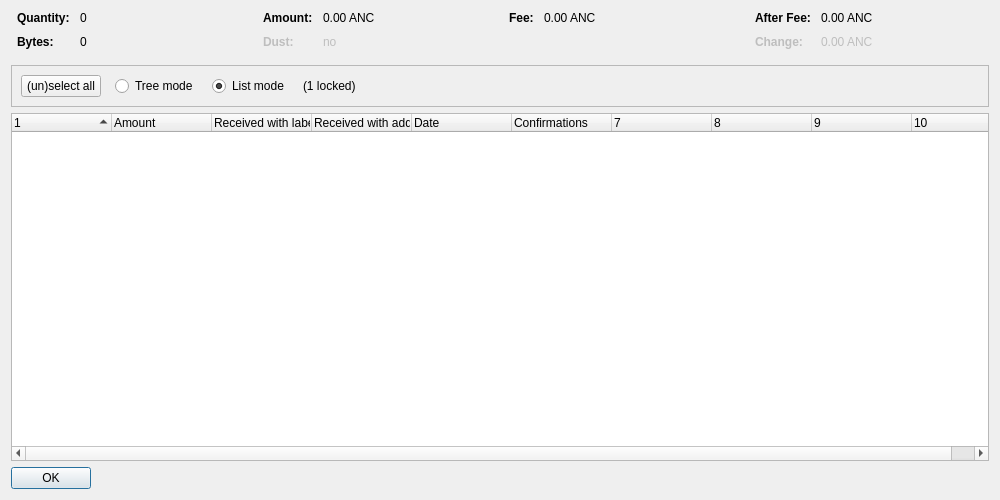
<?xml version="1.0" encoding="UTF-8"?>
<ui version="4.0">
 <class>CoinControlDialog</class>
 <widget class="QDialog" name="CoinControlDialog">
  <property name="geometry">
   <rect>
    <x>0</x>
    <y>0</y>
    <width>1000</width>
    <height>500</height>
   </rect>
  </property>
  <property name="windowTitle">
   <string>Coin Selection</string>
  </property>
  <layout class="QVBoxLayout" name="verticalLayout">
   <item>
    <layout class="QHBoxLayout" name="horizontalLayoutTop" stretch="0,0,0,0">
     <property name="topMargin">
      <number>0</number>
     </property>
     <property name="bottomMargin">
      <number>10</number>
     </property>
     <item>
      <layout class="QFormLayout" name="formLayoutCoinControl1">
       <property name="horizontalSpacing">
        <number>10</number>
       </property>
       <property name="verticalSpacing">
        <number>10</number>
       </property>
       <property name="leftMargin">
        <number>6</number>
       </property>
       <property name="rightMargin">
        <number>6</number>
       </property>
       <item row="0" column="0">
        <widget class="QLabel" name="labelCoinControlQuantityText">
         <property name="font">
          <font>
           <weight>75</weight>
           <bold>true</bold>
          </font>
         </property>
         <property name="text">
          <string>Quantity:</string>
         </property>
        </widget>
       </item>
       <item row="0" column="1">
        <widget class="QLabel" name="labelCoinControlQuantity">
         <property name="cursor">
          <cursorShape>IBeamCursor</cursorShape>
         </property>
         <property name="contextMenuPolicy">
          <enum>Qt::ActionsContextMenu</enum>
         </property>
         <property name="text">
          <string notr="true">0</string>
         </property>
         <property name="textInteractionFlags">
          <set>Qt::LinksAccessibleByMouse|Qt::TextSelectableByKeyboard|Qt::TextSelectableByMouse</set>
         </property>
        </widget>
       </item>
       <item row="1" column="0">
        <widget class="QLabel" name="labelCoinControlBytesText">
         <property name="font">
          <font>
           <weight>75</weight>
           <bold>true</bold>
          </font>
         </property>
         <property name="text">
          <string>Bytes:</string>
         </property>
        </widget>
       </item>
       <item row="1" column="1">
        <widget class="QLabel" name="labelCoinControlBytes">
         <property name="cursor">
          <cursorShape>IBeamCursor</cursorShape>
         </property>
         <property name="contextMenuPolicy">
          <enum>Qt::ActionsContextMenu</enum>
         </property>
         <property name="text">
          <string notr="true">0</string>
         </property>
         <property name="textInteractionFlags">
          <set>Qt::LinksAccessibleByMouse|Qt::TextSelectableByKeyboard|Qt::TextSelectableByMouse</set>
         </property>
        </widget>
       </item>
      </layout>
     </item>
     <item>
      <layout class="QFormLayout" name="formLayoutCoinControl2">
       <property name="horizontalSpacing">
        <number>10</number>
       </property>
       <property name="verticalSpacing">
        <number>10</number>
       </property>
       <property name="leftMargin">
        <number>6</number>
       </property>
       <property name="rightMargin">
        <number>6</number>
       </property>
       <item row="0" column="0">
        <widget class="QLabel" name="labelCoinControlAmountText">
         <property name="font">
          <font>
           <weight>75</weight>
           <bold>true</bold>
          </font>
         </property>
         <property name="text">
          <string>Amount:</string>
         </property>
        </widget>
       </item>
       <item row="0" column="1">
        <widget class="QLabel" name="labelCoinControlAmount">
         <property name="cursor">
          <cursorShape>IBeamCursor</cursorShape>
         </property>
         <property name="contextMenuPolicy">
          <enum>Qt::ActionsContextMenu</enum>
         </property>
         <property name="text">
          <string notr="true">0.00 ANC</string>
         </property>
         <property name="textInteractionFlags">
          <set>Qt::LinksAccessibleByMouse|Qt::TextSelectableByKeyboard|Qt::TextSelectableByMouse</set>
         </property>
        </widget>
       </item>
       <item row="1" column="0">
        <widget class="QLabel" name="labelCoinControlLowOutputText">
         <property name="enabled">
          <bool>false</bool>
         </property>
         <property name="font">
          <font>
           <weight>75</weight>
           <bold>true</bold>
          </font>
         </property>
         <property name="text">
          <string>Dust:</string>
         </property>
        </widget>
       </item>
       <item row="1" column="1">
        <widget class="QLabel" name="labelCoinControlLowOutput">
         <property name="enabled">
          <bool>false</bool>
         </property>
         <property name="cursor">
          <cursorShape>IBeamCursor</cursorShape>
         </property>
         <property name="contextMenuPolicy">
          <enum>Qt::ActionsContextMenu</enum>
         </property>
         <property name="text">
          <string notr="true">no</string>
         </property>
         <property name="textInteractionFlags">
          <set>Qt::LinksAccessibleByMouse|Qt::TextSelectableByKeyboard|Qt::TextSelectableByMouse</set>
         </property>
        </widget>
       </item>
      </layout>
     </item>
     <item>
      <layout class="QFormLayout" name="formLayoutCoinControl3">
       <property name="horizontalSpacing">
        <number>10</number>
       </property>
       <property name="verticalSpacing">
        <number>10</number>
       </property>
       <property name="leftMargin">
        <number>6</number>
       </property>
       <property name="rightMargin">
        <number>6</number>
       </property>
       <item row="0" column="0">
        <widget class="QLabel" name="labelCoinControlFeeText">
         <property name="font">
          <font>
           <weight>75</weight>
           <bold>true</bold>
          </font>
         </property>
         <property name="text">
          <string>Fee:</string>
         </property>
        </widget>
       </item>
       <item row="0" column="1">
        <widget class="QLabel" name="labelCoinControlFee">
         <property name="cursor">
          <cursorShape>IBeamCursor</cursorShape>
         </property>
         <property name="contextMenuPolicy">
          <enum>Qt::ActionsContextMenu</enum>
         </property>
         <property name="text">
          <string notr="true">0.00 ANC</string>
         </property>
         <property name="textInteractionFlags">
          <set>Qt::LinksAccessibleByMouse|Qt::TextSelectableByKeyboard|Qt::TextSelectableByMouse</set>
         </property>
        </widget>
       </item>
      </layout>
     </item>
     <item>
      <layout class="QFormLayout" name="formLayoutCoinControl4">
       <property name="horizontalSpacing">
        <number>10</number>
       </property>
       <property name="verticalSpacing">
        <number>10</number>
       </property>
       <property name="leftMargin">
        <number>6</number>
       </property>
       <property name="rightMargin">
        <number>6</number>
       </property>
       <item row="0" column="0">
        <widget class="QLabel" name="labelCoinControlAfterFeeText">
         <property name="font">
          <font>
           <weight>75</weight>
           <bold>true</bold>
          </font>
         </property>
         <property name="text">
          <string>After Fee:</string>
         </property>
        </widget>
       </item>
       <item row="0" column="1">
        <widget class="QLabel" name="labelCoinControlAfterFee">
         <property name="cursor">
          <cursorShape>IBeamCursor</cursorShape>
         </property>
         <property name="contextMenuPolicy">
          <enum>Qt::ActionsContextMenu</enum>
         </property>
         <property name="text">
          <string notr="true">0.00 ANC</string>
         </property>
         <property name="textInteractionFlags">
          <set>Qt::LinksAccessibleByMouse|Qt::TextSelectableByKeyboard|Qt::TextSelectableByMouse</set>
         </property>
        </widget>
       </item>
       <item row="1" column="0">
        <widget class="QLabel" name="labelCoinControlChangeText">
         <property name="enabled">
          <bool>false</bool>
         </property>
         <property name="font">
          <font>
           <weight>75</weight>
           <bold>true</bold>
          </font>
         </property>
         <property name="text">
          <string>Change:</string>
         </property>
        </widget>
       </item>
       <item row="1" column="1">
        <widget class="QLabel" name="labelCoinControlChange">
         <property name="enabled">
          <bool>false</bool>
         </property>
         <property name="cursor">
          <cursorShape>IBeamCursor</cursorShape>
         </property>
         <property name="contextMenuPolicy">
          <enum>Qt::ActionsContextMenu</enum>
         </property>
         <property name="text">
          <string notr="true">0.00 ANC</string>
         </property>
         <property name="textInteractionFlags">
          <set>Qt::LinksAccessibleByMouse|Qt::TextSelectableByKeyboard|Qt::TextSelectableByMouse</set>
         </property>
        </widget>
       </item>
      </layout>
     </item>
    </layout>
   </item>
   <item>
    <widget class="QFrame" name="frame">
     <property name="minimumSize">
      <size>
       <width>0</width>
       <height>40</height>
      </size>
     </property>
     <property name="frameShape">
      <enum>QFrame::StyledPanel</enum>
     </property>
     <property name="frameShadow">
      <enum>QFrame::Sunken</enum>
     </property>
     <layout class="QHBoxLayout" name="horizontalLayout">
      <item>
       <layout class="QHBoxLayout" name="horizontalLayoutPanel" stretch="0,0,0,0,0">
        <property name="spacing">
         <number>14</number>
        </property>
        <item>
         <widget class="QPushButton" name="pushButtonSelectAll">
          <property name="sizePolicy">
           <sizepolicy hsizetype="Maximum" vsizetype="Fixed">
            <horstretch>0</horstretch>
            <verstretch>0</verstretch>
           </sizepolicy>
          </property>
          <property name="text">
           <string>(un)select all</string>
          </property>
          <property name="autoDefault">
           <bool>false</bool>
          </property>
         </widget>
        </item>
        <item>
         <widget class="QRadioButton" name="radioTreeMode">
          <property name="sizePolicy">
           <sizepolicy hsizetype="Maximum" vsizetype="Fixed">
            <horstretch>0</horstretch>
            <verstretch>0</verstretch>
           </sizepolicy>
          </property>
          <property name="text">
           <string>Tree mode</string>
          </property>
         </widget>
        </item>
        <item>
         <widget class="QRadioButton" name="radioListMode">
          <property name="sizePolicy">
           <sizepolicy hsizetype="Maximum" vsizetype="Fixed">
            <horstretch>0</horstretch>
            <verstretch>0</verstretch>
           </sizepolicy>
          </property>
          <property name="text">
           <string>List mode</string>
          </property>
          <property name="checked">
           <bool>true</bool>
          </property>
         </widget>
        </item>
        <item>
         <widget class="QLabel" name="labelLocked">
          <property name="text">
           <string notr="true">(1 locked)</string>
          </property>
         </widget>
        </item>
        <item>
         <spacer name="horizontalSpacer">
          <property name="orientation">
           <enum>Qt::Horizontal</enum>
          </property>
          <property name="sizeHint" stdset="0">
           <size>
            <width>40</width>
            <height>20</height>
           </size>
          </property>
         </spacer>
        </item>
       </layout>
      </item>
     </layout>
    </widget>
   </item>
   <item>
    <widget class="CoinControlTreeWidget" name="treeWidget">
     <property name="contextMenuPolicy">
      <enum>Qt::CustomContextMenu</enum>
     </property>
     <property name="sortingEnabled">
      <bool>false</bool>
     </property>
     <property name="columnCount">
      <number>10</number>
     </property>
     <attribute name="headerShowSortIndicator" stdset="0">
      <bool>true</bool>
     </attribute>
     <attribute name="headerStretchLastSection">
      <bool>false</bool>
     </attribute>
     <column>
      <property name="text">
       <string/>
      </property>
     </column>
     <column>
      <property name="text">
       <string>Amount</string>
      </property>
     </column>
     <column>
      <property name="text">
       <string>Received with label</string>
      </property>
     </column>
     <column>
      <property name="text">
       <string>Received with address</string>
      </property>
     </column>
     <column>
      <property name="text">
       <string>Date</string>
      </property>
     </column>
     <column>
      <property name="text">
       <string>Confirmations</string>
      </property>
      <property name="toolTip">
       <string>Confirmed</string>
      </property>
     </column>
     <column>
      <property name="text">
       <string/>
      </property>
     </column>
     <column>
      <property name="text">
       <string/>
      </property>
     </column>
     <column>
      <property name="text">
       <string/>
      </property>
     </column>
     <column>
      <property name="text">
       <string/>
      </property>
     </column>
    </widget>
   </item>
   <item>
    <widget class="QDialogButtonBox" name="buttonBox">
     <property name="sizePolicy">
      <sizepolicy hsizetype="Maximum" vsizetype="Fixed">
       <horstretch>0</horstretch>
       <verstretch>0</verstretch>
      </sizepolicy>
     </property>
     <property name="orientation">
      <enum>Qt::Horizontal</enum>
     </property>
     <property name="standardButtons">
      <set>QDialogButtonBox::Ok</set>
     </property>
    </widget>
   </item>
  </layout>
 </widget>
 <customwidgets>
  <customwidget>
   <class>CoinControlTreeWidget</class>
   <extends>QTreeWidget</extends>
   <header>coincontroltreewidget.h</header>
  </customwidget>
 </customwidgets>
 <resources/>
 <connections/>
</ui>
